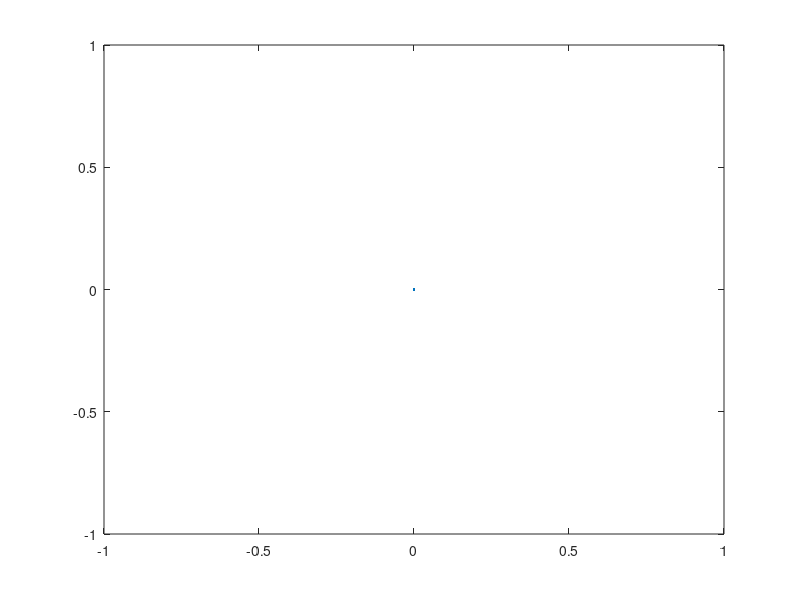

This chart was generated by the following MATLAB code: (Note: this script raises an error after producing the figure.)
% Rensar fönstret så att enbart den ritade gubben kommer synas
hold off;
plot(0, 0);
hold on;

% Våra två intervall
% Den ena för kroppen, den andra för munnen
t = [0:0.05:1];
t2 = [-0.4:0.05:0.5]

% ritar kroppen och munnen
kropp = bezier(t, 0.81, 0.84)
mun = beziermun(t2, 0.1, 0.1)
mun2 = beziermun(t2, 0.2, 0.1)

% Ritar kroppen, ser till att den är symmetriskt
% Ritar även upp munnen (över- och undersida)
plot(-t, kropp);
plot(t, kropp);
plot(t2, mun);
plot(t2, mun2);

% Ritar ögonen
% Vänsterögat
centerX = -0.5; centerY = 0.5; radius = 0.05;
rectangle('Position',[centerX - radius, centerY - radius, radius*2, radius*2],...
    'Curvature',[1,1],...
    'FaceColor','g');

% Högerögat
centerX = 0.5; centerY = 0.5; radius = 0.05;
rectangle('Position',[centerX - radius, centerY - radius, radius*2, radius*2],...
    'Curvature',[1,1],...
    'FaceColor','g');